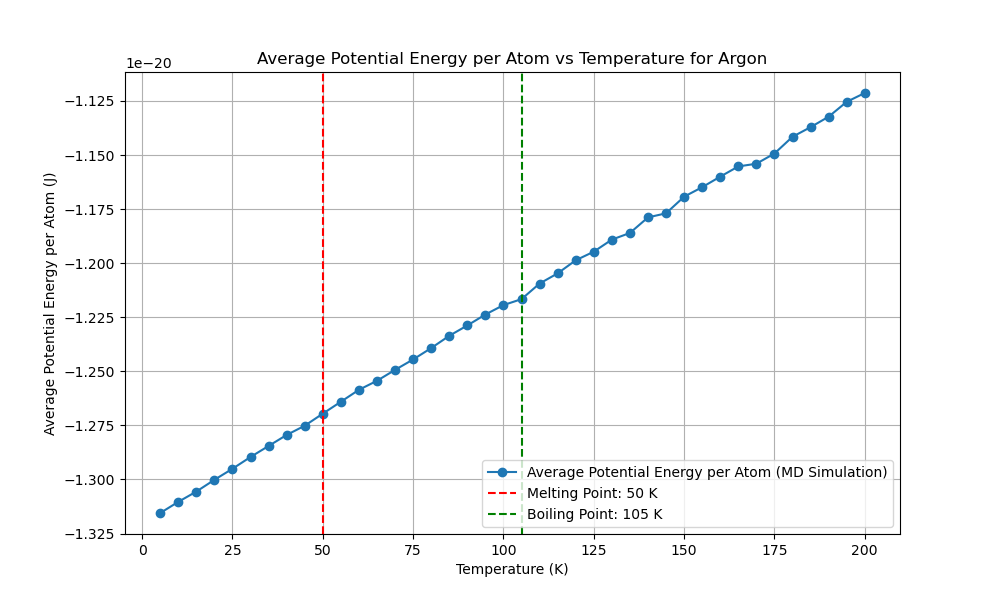

Here is the Python script that generated this plot:
import numpy as np
import matplotlib.pyplot as plt
from scipy.optimize import minimize
from multiprocessing import Pool
import time
from reportlab.lib.pagesizes import letter
from reportlab.pdfgen import canvas
from tqdm import tqdm
from numba import njit, prange
import logging
import os

# Get the directory of the current script
script_dir = os.path.dirname(os.path.abspath(__file__))
script_base_name = os.path.splitext(os.path.basename(__file__))[0]

# Set up logging with the script's base name and directory
log_file_path = os.path.join(script_dir, f'{script_base_name}.log')
logging.basicConfig(filename=log_file_path, 
            level=logging.INFO, format='%(asctime)s:%(levelname)s:%(message)s')

EPSILON = 1.654017502e-21  
SIGMA = 3.405e-10  
MASS = 6.63e-26  
K_B = 1.38e-23 

def create_fcc_lattice(a, n):
    """Create an FCC lattice."""
    base = np.array([[0, 0, 0],
                     [0.5, 0.5, 0], [0.5, 0, 0.5], [0, 0.5, 0.5]])
    positions = np.zeros((n**3 * 4, 3))
    index = 0
    for x in range(n):
        for y in range(n):
            for z in range(n):
                offset = np.array([x, y, z])
                for b in base:
                    positions[index] = (offset + b) * a
                    index += 1
    return positions

@njit
def lennard_jones(r2):
    """Calculate the Lennard-Jones potential and force."""
    r6 = (SIGMA ** 2 / r2) ** 3
    r12 = r6 ** 2
    potential = 4 * EPSILON * (r12 - r6)
    force = 24 * EPSILON * (2 * r12 - r6) / r2
    return potential, force

@njit
def apply_pbc(position, box_length):
    """Apply periodic boundary conditions."""
    return position - box_length * np.round(position / box_length)

@njit
def custom_norm(arr, axis=1):
    """Compute the norm along a specified axis."""
    if axis == 1:
        return np.sqrt(np.sum(arr**2, axis=1))
    elif axis == 0:
        return np.sqrt(np.sum(arr**2, axis=0))
    else:
        raise ValueError("Invalid axis")

@njit(parallel=True)
def compute_forces(positions, box_length):
    """Compute forces using Lennard-Jones potential with PBC."""
    N = len(positions)
    forces = np.zeros_like(positions)
    potential_energy = 0.0

    for i in prange(N):
        for j in range(i + 1, N):
            r_vec = apply_pbc(positions[i] - positions[j], box_length)
            r2 = np.dot(r_vec, r_vec)
            if r2 < (2.5 * SIGMA) ** 2:
                potential, force = lennard_jones(r2)
                f = force * r_vec
                forces[i] += f
                forces[j] -= f
                potential_energy += potential
                
    return forces, potential_energy

@njit
def velocity_verlet_adaptive(positions,
            velocities, forces, dt, box_length, max_force_threshold=1e-13):
    """Velocity-Verlet integration with adaptive time step."""
    new_positions = positions + velocities * dt + 0.5 * forces * dt**2 / MASS
    new_positions = apply_pbc(new_positions, box_length)
    new_forces, _ = compute_forces(new_positions, box_length)
    max_force = np.max(custom_norm(new_forces, axis=1))
    
    if max_force > max_force_threshold:
        dt = max(0.9 * dt * (max_force_threshold / max_force)**0.5, 1e-16)
    
    new_velocities = velocities + 0.5 * (forces + new_forces) * dt / MASS
    return new_positions, new_velocities, new_forces, dt

@njit
def standard_verlet_adaptive(positions,
    velocities, forces, dt, box_length, max_force_threshold=1e-13):
    """Standard Verlet integration with adaptive time step."""
    new_positions = positions + velocities * dt + 0.5 * forces * dt**2 / MASS
    new_positions = apply_pbc(new_positions, box_length)
    new_forces, _ = compute_forces(new_positions, box_length)
    max_force = np.max(custom_norm(new_forces, axis=1))

    if max_force > max_force_threshold:
        dt = max(0.9 * dt * (max_force_threshold / max_force)**0.5, 1e-16)

    new_velocities = velocities + new_forces * dt / MASS
    return new_positions, new_velocities, new_forces, dt

@njit
def leapfrog_verlet_adaptive(positions,
    velocities, forces, dt, box_length, max_force_threshold=1e-13):
    """Leapfrog Verlet integration with adaptive time step."""
    half_dt = 0.5 * dt
    velocities_half = velocities + forces * half_dt / MASS
    new_positions = positions + velocities_half * dt
    new_positions = apply_pbc(new_positions, box_length)
    new_forces, _ = compute_forces(new_positions, box_length)
    max_force = np.max(custom_norm(new_forces, axis=1))

    if max_force > max_force_threshold:
        dt = max(0.9 * dt * (max_force_threshold / max_force)**0.5, 1e-16)

    new_velocities = velocities_half + new_forces * half_dt / MASS
    return new_positions, new_velocities, new_forces, dt




def adaptive_equilibration(positions, velocities, forces, dt, box_length,
                           verlet_algorithm, initial_equilibration_window=500,
                           initial_threshold=5e-25, min_threshold=5e-27,
                           max_threshold=5e-21, max_steps=90000):
    """Perform adaptive equilibration with dynamic threshold and window adjustment."""
    equilibration_steps = 0
    window_size = initial_equilibration_window
    recent_potential_energies = np.zeros(window_size)
    index = 0
    forces, _ = compute_forces(positions, box_length)
    threshold = initial_threshold
    equilibration_window = initial_equilibration_window
    
    with tqdm(total=equilibration_window, desc="Equilibration") as pbar:
        while equilibration_steps < max_steps:
            positions, velocities, forces, dt = verlet_algorithm(positions,
                velocities, forces, dt, box_length)
            _, potential_energy = compute_forces(positions, box_length)
            
            recent_potential_energies[index % window_size] = potential_energy # to Reduce Ram 
            index += 1
            
            if index >= window_size:
                mean_potential_energy = np.mean(recent_potential_energies)
                std_potential_energy = np.std(recent_potential_energies)
                logging.info(f"((len(recent_p_energies) > equiwindow)) STD: {std_potential_energy:.5e}, MEAN: {mean_potential_energy:.5e}")

                # Dynamically adjust the threshold based on the standard deviation
                if std_potential_energy > threshold:
                    threshold = min(threshold * 1.095, max_threshold)
                    new_window_size = min(int(window_size * 1.001), len(recent_potential_energies) * 1.001)
                    if new_window_size > window_size:
                        recent_potential_energies = np.resize(recent_potential_energies, new_window_size)
                        window_size = new_window_size
                    logging.info(f"((std_potential_energy > threshold)) threshold: {threshold:.5e}, MEAN: {mean_potential_energy:.5e}")
                else:
                    threshold = max(threshold * 0.6, min_threshold)
                    logging.info(f"((std_potential_energy < threshold)) threshold: {threshold:.5e}, MEAN: {mean_potential_energy:.5e}")

                if std_potential_energy < threshold and np.abs(potential_energy - mean_potential_energy) < threshold:
                    logging.info(f"Equilibration completed in {equilibration_steps} steps with dt={dt:.2e}")
                    break
                
                pbar.update(1)
            equilibration_steps += 1
            if equilibration_steps % 1000 == 0:
                logging.info(f"Step {equilibration_steps}: Potential Energy = {potential_energy:.5e}, dt = {dt:.2e}")
    
    return positions, velocities, forces, dt, equilibration_steps




def run_md_for_temperature(T, seed, verlet_algorithm, dt, sampling_steps=60000):
    """Run MD simulation for a single temperature using the specified Verlet algorithm."""
    try:
        np.random.seed(seed)
        a = 5.26e-10  # Initial guess for the lattice parameter
        n = 3  # Number of unit cells in each dimension
        positions = create_fcc_lattice(a, n)
        box_length = n * a  # Length of the simulation box
        N = len(positions)
        
        velocities = np.random.randn(N, 3) * np.sqrt(K_B * 5 / MASS)
        forces, _ = compute_forces(positions, box_length)

        # Rescale velocities to the desired temperature
        current_temperature = np.sum(MASS * np.sum(velocities**2, axis=1)) / (3 * N * K_B)
        scale_factor = np.sqrt(T / current_temperature)
        velocities *= scale_factor

        # Adaptive equilibration
        positions, velocities, forces, dt, equilibration_steps = adaptive_equilibration(
            positions, velocities, forces, dt, box_length, verlet_algorithm)

        logging.info(f"Equilibration steps: {equilibration_steps}")

        potential_energy = 0
        initial_total_energy = 0
        count = 0
        total_energy_drift = 0

        with tqdm(total=sampling_steps, desc="Progress") as pbar:
            potential_energy = 0
            count = 0
            total_energy_drift = 0
            initial_total_energy = None
        
            for step in range(sampling_steps):
                positions, velocities, forces, dt = verlet_algorithm(
                    positions, velocities, forces, dt, box_length
                )
                kinetic_energy = 0.5 * MASS * np.sum(velocities**2)
                _, potential_energy_step = compute_forces(positions, box_length)
                total_energy = kinetic_energy + potential_energy_step
                potential_energy += potential_energy_step
        
                if step == 0:
                    initial_total_energy = total_energy
        
                total_energy_drift += abs(total_energy - initial_total_energy)
                count += 1
                pbar.update(1)
                if step % 1000 == 0:
                    logging.info(f"Step {step}: Kinetic Energy = {kinetic_energy:.5e}, Potential Energy = {potential_energy_step:.5e}, Total Energy = {total_energy:.5e}")
            
            average_potential_energy = potential_energy / count / N  
            energy_drift = total_energy_drift / count
        
        logging.info(f"Run completed for T={T}, seed={seed}, dt={dt}")
        logging.info(f"Average potential energy: {average_potential_energy}, Energy drift: {energy_drift}")

        return dt, average_potential_energy, energy_drift
    except Exception as e:
        logging.error(f"Error in run_md_for_temperature: {e}")
        return None, None, None








def potential_energy_for_lattice(a):
    """Calculate potential energy for a given lattice parameter."""
    positions = create_fcc_lattice(a, 3)
    box_length = 3 * a
    _, potential_energy = compute_forces(positions, box_length)
    return potential_energy





def optimize_lattice_parameter():
    """Optimize the lattice parameter."""
    initial_guesses = np.linspace(5e-10, 6e-10, 1000)
    results = [minimize(potential_energy_for_lattice,
                        [guess], bounds=[(5e-10, 6e-10)]) for
               guess in initial_guesses]
    best_result = min(results, key=lambda x: x.fun)
    return best_result.x[0]






def test_time_steps(T, seed, verlet_algorithm,
                    time_steps, sampling_steps=60000):
    """Test different time steps."""
    with Pool(16) as pool:
        args = [(T, seed, verlet_algorithm,
                 dt, sampling_steps) for dt in time_steps]
        results = pool.starmap(run_md_for_temperature, args)
    return results






def run_preliminary_steps_parallel(temperatures, seeds, verlet_algorithms, algorithm_names, time_steps, preliminary_steps):
    """Run preliminary steps in parallel."""
    args = [(T, seed, alg, dt, preliminary_steps) for alg in verlet_algorithms for T, seed, dt in zip(temperatures, seeds, time_steps)]
    with Pool(len(args)) as pool:
        results = pool.starmap(run_md_for_temperature, args)

    results_per_algorithm = [[] for _ in verlet_algorithms]

    for index, result in enumerate(results):
        if result is not None and all(r is not None for r in result):
            alg_index = index // len(temperatures)
            results_per_algorithm[alg_index].append(result)

    potential_energies_per_algorithm = []
    energy_drifts_per_algorithm = []
    best_time_steps = []

    for i, alg_results in enumerate(results_per_algorithm):
        if not alg_results:
            print(f"No results for algorithm {algorithm_names[i]}")
            logging.warning(f"No results for algorithm {algorithm_names[i]}")
            continue

        potential_energies = [res[1] for res in alg_results if res[1] is not None]
        energy_drifts = [res[2] for res in alg_results if res[2] is not None]

        if not potential_energies or not energy_drifts:
            print(f"No valid results for algorithm {algorithm_names[i]}")
            logging.warning(f"No valid results for algorithm {algorithm_names[i]}")
            continue

        try:
            logging.info(f"Potential energies for {algorithm_names[i]}: {potential_energies}")
            logging.info(f"Energy drifts for {algorithm_names[i]}: {energy_drifts}")
            best_time_step = time_steps[np.argmin(energy_drifts)]
        except IndexError:
            logging.error(f"IndexError when finding best time step for algorithm {algorithm_names[i]}")
            best_time_step = None

        potential_energies_per_algorithm.append(np.mean(potential_energies))
        energy_drifts_per_algorithm.append(np.mean(energy_drifts))
        best_time_steps.append(best_time_step)
    
    # Filter out None values from the results
    potential_energies_per_algorithm = [pe for pe in potential_energies_per_algorithm if pe is not None]
    energy_drifts_per_algorithm = [ed for ed in energy_drifts_per_algorithm if ed is not None]
    best_time_steps = [ts for ts in best_time_steps if ts is not None]

    return potential_energies_per_algorithm, energy_drifts_per_algorithm, best_time_steps













def find_best_sampling_steps(T, seed, verlet_algorithm, time_step, sampling_step_range):
    """Find the best sampling steps."""
    results = []
    for sampling_steps in sampling_step_range:
        try:
            dt, potential_energy, energy_drift = run_md_for_temperature(T, seed, verlet_algorithm, time_step, sampling_steps)
            results.append((sampling_steps, potential_energy, energy_drift))
        except Exception as e:
            logging.error(f"Error in sampling steps {sampling_steps}: {e}")
            continue
    return results







def find_critical_boiling_melting_points(temperatures, potential_energies):
    # Compute the first and second derivatives
    first_derivative = np.gradient(potential_energies, temperatures)
    second_derivative = np.gradient(first_derivative, temperatures)
    
    # Critical point: maximum in the second derivative
    critical_point_index = np.argmax(second_derivative)
    critical_point = temperatures[critical_point_index]

    # Boiling point: second highest in the second derivative before the critical point
    pre_critical_second_derivative = second_derivative[:critical_point_index]
    boiling_point_index = np.argmax(pre_critical_second_derivative)
    boiling_point = temperatures[boiling_point_index]

    # Melting point: maximum in the first derivative before the boiling point
    pre_boiling_first_derivative = first_derivative[:boiling_point_index]
    melting_point_index = np.argmax(pre_boiling_first_derivative)
    melting_point = temperatures[melting_point_index]

    return melting_point, boiling_point, critical_point








def plot_potential_energy_vs_temperature(temperatures, potential_energies, melting_point, boiling_point, critical_point):
    plt.figure(figsize=(10, 6))
    plt.plot(temperatures, potential_energies, marker='o', linestyle='-', label='Average Potential Energy (MD Simulation)')
    plt.xlabel('Temperature (K)')
    plt.ylabel('Average Potential Energy (J)')
    plt.title('Average Potential Energy vs Temperature for Argon')

    if melting_point is not None:
        plt.axvline(melting_point, color='r', linestyle='--', label=f'Melting Point: {melting_point} K')
    if boiling_point is not None:
        plt.axvline(boiling_point, color='g', linestyle='--', label=f'Boiling Point: {boiling_point} K')
    if critical_point is not None:
        plt.axvline(critical_point, color='b', linestyle='--', label=f'Critical Point: {critical_point} K')
    
    plt.legend()
    plt.grid(True)
    plt.show()








def generate_pdf_report(melting_point, boiling_point, a_opt, temperatures, potential_energies, runtime, best_algorithm_name, best_time_step, reason):
    script_base_name = os.path.splitext(os.path.basename(__file__))[0]
    filename = os.path.join(script_dir, f"{script_base_name}.pdf")
    plot_filename = os.path.join(script_dir, f"{script_base_name}.png")

    c = canvas.Canvas(filename, pagesize=letter)
    width, height = letter

    c.drawString(50, height - 50, "Molecular Dynamics Simulation Report")
    c.drawString(50, height - 70, f"Optimized Lattice Parameter: {a_opt:.4e} m")
    if melting_point is not None:
        c.drawString(50, height - 90, f"Melting Point: {melting_point} K")
    if boiling_point is not None:
        c.drawString(50, height - 110, f"Boiling Point: {boiling_point} K")
    c.drawString(50, height - 130, f"Total Runtime: {runtime:.2f} seconds")
    c.drawString(50, height - 150, f"Best Verlet Algorithm: {best_algorithm_name}")
    c.drawString(50, height - 170, f"Best Time Step: {best_time_step:.2e} s")

    reason_text = f"Reason: {reason}"
    max_chars_per_line = 78
    wrapped_reason = "\n".join([reason_text[i:i + max_chars_per_line] for i in range(0, len(reason_text), max_chars_per_line)])
    for i, line in enumerate(wrapped_reason.split('\n')):
        c.drawString(50, height - 190 - i * 20, line)

    plt.figure(figsize=(10, 6))
    plt.plot(temperatures, potential_energies, marker='o', linestyle='-', label='Average Potential Energy per Atom (MD Simulation)')
    plt.xlabel('Temperature (K)')
    plt.ylabel('Average Potential Energy per Atom (J)')
    plt.title('Average Potential Energy per Atom vs Temperature for Argon')
    if melting_point is not None:
        plt.axvline(melting_point, color='r', linestyle='--', label=f'Melting Point: {melting_point} K')
    if boiling_point is not None:
        plt.axvline(boiling_point, color='g', linestyle='--', label=f'Boiling Point: {boiling_point} K')
    plt.legend()
    plt.grid(True)
    plt.savefig(plot_filename)
    plt.close()

    try:
        c.drawImage(plot_filename, 50, 200, width=500, height=300)
    except FileNotFoundError:
        logging.error(f"File {plot_filename} not found. Skipping image in the PDF report.")

    c.save()








def main():
    """Main function to run the MD simulation."""
    start_time = time.time()

    a_opt = optimize_lattice_parameter()
    print(f"Optimized lattice parameter: {a_opt}")
    logging.info(f"Optimized lattice parameter: {a_opt}")

    temperatures = np.arange(5, 205, 5)
    preliminary_temperatures = np.arange(5, 205, 40)

    time_steps = [1e-14, 1e-15, 5e-16, 5e-15]

    seeds = np.random.randint(0, 10000, len(temperatures))
    preliminary_seeds = np.random.randint(0, 10000, len(preliminary_temperatures))

    verlet_algorithms = [
        velocity_verlet_adaptive,
        standard_verlet_adaptive,
        leapfrog_verlet_adaptive
    ]
    algorithm_names = [
        "Velocity-Verlet (Adaptive)",
        "Standard Verlet (Adaptive)",
        "Leapfrog Verlet (Adaptive)"
    ]

    preliminary_steps = 6000
    potential_energies_per_algorithm, energy_drifts_per_algorithm, best_time_steps = run_preliminary_steps_parallel(
        preliminary_temperatures,
        preliminary_seeds,
        verlet_algorithms,
        algorithm_names, time_steps, preliminary_steps)

    if not potential_energies_per_algorithm or not energy_drifts_per_algorithm or not best_time_steps:
        print("Error: No valid preliminary results obtained.")
        logging.error("No valid preliminary results obtained.")
        return

    if not best_time_steps:
        print("Error: No valid best time steps obtained.")
        logging.error("No valid best time steps obtained.")
        return

    best_algorithm_index = np.argmin([pe + ed for pe, ed in zip(potential_energies_per_algorithm, energy_drifts_per_algorithm)])
    best_verlet_algorithm = verlet_algorithms[best_algorithm_index]
    best_algorithm_name = algorithm_names[best_algorithm_index]
    best_time_step = best_time_steps[best_algorithm_index]
    reason = (f"Lowest average potential energy ({potential_energies_per_algorithm[best_algorithm_index]:.2e} J) "
              f"and minimal energy drift ({energy_drifts_per_algorithm[best_algorithm_index]:.2e} J) "
              f"during preliminary simulation.")
    print(f"Best Verlet algorithm: {best_algorithm_name}")
    print(f"Best time step: {best_time_step}")

    sampling_step_range = [20000, 40000, 80000, 60000]

    # Collect results for all preliminary temperatures
    sampling_results = []
    for T, seed in zip(preliminary_temperatures, preliminary_seeds):
        results = find_best_sampling_steps(T, seed, best_verlet_algorithm, best_time_step, sampling_step_range)
        sampling_results.extend(results)

    # Calculate the average potential energy and energy drift for each sampling step
    average_results = {}
    for sampling_steps, potential_energy, energy_drift in sampling_results:
        if sampling_steps not in average_results:
            average_results[sampling_steps] = {'potential_energy': [], 'energy_drift': []}
        average_results[sampling_steps]['potential_energy'].append(potential_energy)
        average_results[sampling_steps]['energy_drift'].append(energy_drift)

    # Compute averages and normalize them
    max_ape = 0
    max_aed = 0
    for sampling_steps in average_results:
        average_results[sampling_steps]['average_potential_energy'] = np.mean(average_results[sampling_steps]['potential_energy'])
        average_results[sampling_steps]['average_energy_drift'] = np.mean(average_results[sampling_steps]['energy_drift'])
        max_ape = max(max_ape, average_results[sampling_steps]['average_potential_energy'])
        max_aed = max(max_aed, average_results[sampling_steps]['average_energy_drift'])

    # Calculate the combined score
    w_ape = 0.5
    w_aed = 0.6
    for sampling_steps in average_results:
        normalized_ape = average_results[sampling_steps]['average_potential_energy'] / max_ape
        normalized_aed = average_results[sampling_steps]['average_energy_drift'] / max_aed
        average_results[sampling_steps]['score'] = w_ape * normalized_ape + w_aed * normalized_aed

    # Choose the best sampling step based on the minimum score
    best_sampling_steps = min(average_results.items(), key=lambda x: x[1]['score'])[0]
    print(f"Best sampling steps: {best_sampling_steps}")
    logging.info(f"Best sampling steps: {best_sampling_steps}")

    with Pool(16) as pool:
        results = pool.starmap(run_md_for_temperature, [(T, seed, best_verlet_algorithm, best_time_step, best_sampling_steps) for T, seed in zip(temperatures, seeds)])

    dts, potential_energies, energy_drifts = zip(*results)

    end_time = time.time()
    runtime = end_time - start_time
    print(f"Runtime: {runtime:.2f} seconds")

    melting_point, boiling_point, critical_point = find_critical_boiling_melting_points(temperatures, potential_energies)

    logging.info(f"Detected Melting Point: {melting_point} K")
    logging.info(f"Detected Boiling Point: {boiling_point} K")
    logging.info(f"Detected Critical Point: {critical_point} K")

    plot_potential_energy_vs_temperature(temperatures, potential_energies, melting_point, boiling_point, critical_point)

    generate_pdf_report(melting_point, boiling_point, a_opt, temperatures, potential_energies, runtime, best_algorithm_name, best_time_step, reason)

if __name__ == "__main__":
    main()
